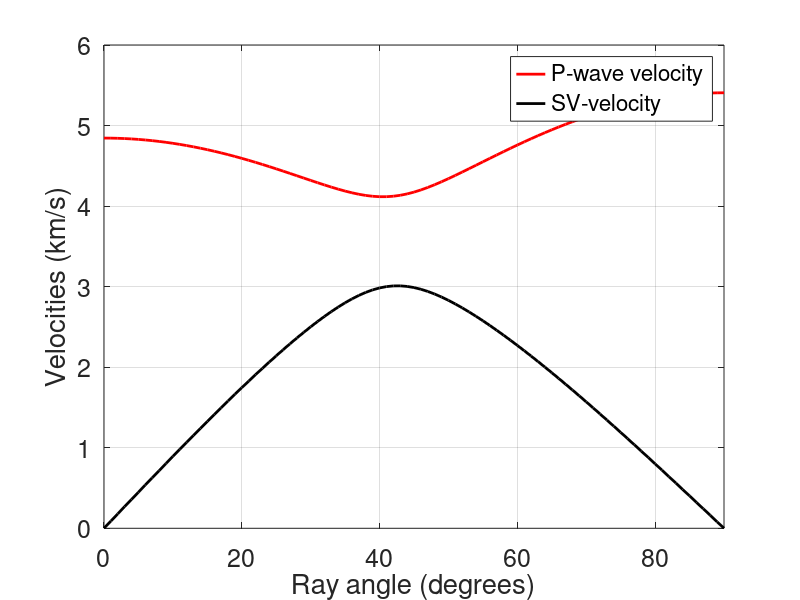

Here is the MATLAB script that generated this plot:
%postma_example_2
%  

%theta

%theta = [0,pi/24,pi/8,pi/6,5*pi/24,pi/4,7*pi/24,pi/3,3*pi/8,5*pi/12,11*pi/24,pi/2];
theta = (0:1:90).*pi/180;

%the five elastic constants of the transversely isotropic medium
A = 7.25*10^(11);
C = 5.82*10^(11);
F = 1.98*10^(11);
N = 2.47*10^(11);
L = 0*10^(11);
rho = 2.48;

gama  = 0;  %if gamma is zero, the axis of velocity symmetry will be normal to the plane interface 
beta = theta + gama;



%new implementation 

X1 = L./rho;
X2 = (A-L)./(2.*rho);
X3 = (C-L)./(2.*rho);
X4 = ( (F+L).^(2)  - (A-L).*(C-L) )./(4.*(rho.^(2)));

%velocity
T1 = X1 + X2.*((sin(theta)).^(2)) + X3.*((cos(theta)).^(2));
T2 = sqrt( ( X2.*((sin(theta)).^(2)) + X3.*((cos(theta)).^(2)) ).^(2)  + X4.*(sin(2*theta)).^(2));

%velocity for p-wave and sv-wave
vp = sqrt(T1 + T2);
vsv = sqrt(T1 - T2);


%derivative
P8 = (X2 - X3).*sin(2.*theta); 
U_theta = sqrt (   (X2.*((sin(theta)).^(2)) + X3.*((cos(theta)).^(2))).^(2) + X4.*((sin(2.*theta)).^(2))     );
P9 = ((X2 - X3).*(sin(2.*theta))).*( X2.*((sin(theta)).^(2)) + X3.*((cos(theta)).^(2)) )./U_theta;
P10 = X4.*sin(4.*theta)./(U_theta);



%for p -wave and sv derivative
dv_dtheta_p = (P8 + P9 + P10)./(2.*vp);
dv_dtheta_sv = (P8 - (P9 + P10))./(2.*vsv);




%computing the ray velocity and ray angle phi!!
v_phi_p = sqrt( vp.^(2) + dv_dtheta_p.^(2) );
phi_p   = atan((1./vp).*dv_dtheta_p) + theta;

v_phi_sv = sqrt( vsv.^(2) + dv_dtheta_sv.^(2) );
phi_sv   = atan((1./vsv).*dv_dtheta_sv) + theta;

%computing the ray parameter for this interface:
p = sin(beta)./vp;

%ploting
plot(theta.*180/pi,vp./10^(5),'-r','linewidth',2);
hold on
plot(theta.*180/pi,vsv./10^(5),'-k','linewidth',2);
set(gca,'fontsize',18)
ylabel('Velocities (km/s)')
xlabel('Ray angle (degrees)');
xlim([0 90])
%ylim([3 4])
legend('P-wave velocity','SV-velocity')
grid on





